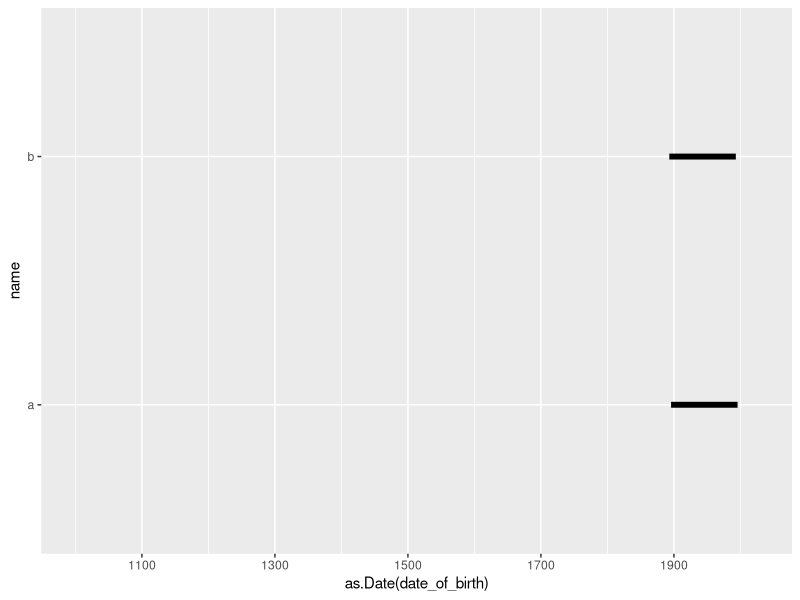

Recreate this plot in R. (Note: a time limit stopped this script after it produced the figure.)
setwd("h")

df <-
  data.frame(
    name = c("a", "b"),
    date_of_birth = c("1995/9/26", "1993/2/4"),
    date_of_death = NA
  )
df <-
  data.frame(
    name = c("a", "b"),
    date_of_birth = c("1895/9/26", "1893/2/4"),
    date_of_death = c("1995/9/26", "1993/2/4")
  )

library(ggplot2)
ggplot(df) +
  geom_segment(aes(
    y = name,
    yend = name,
    x = as.Date(date_of_birth),
    xend = as.Date(date_of_death)
  ),linewidth=2) +
  scale_x_date(limits = c(as.Date("1000/1/1"), Sys.Date()))

while (TRUE) {
    cat("Seleziona un opzione:\n")
    cat("1: Aggiungere un personaggio\n")
    cat("2: Modificare un personaggio esistente\n")
    cat("3: Visualizzare la scheda di un personaggio\n")
    cat("4: Visualizza la mappa\n")
    cat("4: Esporta la mappa\n")
    cat("0: Chiudi\n")
  }
